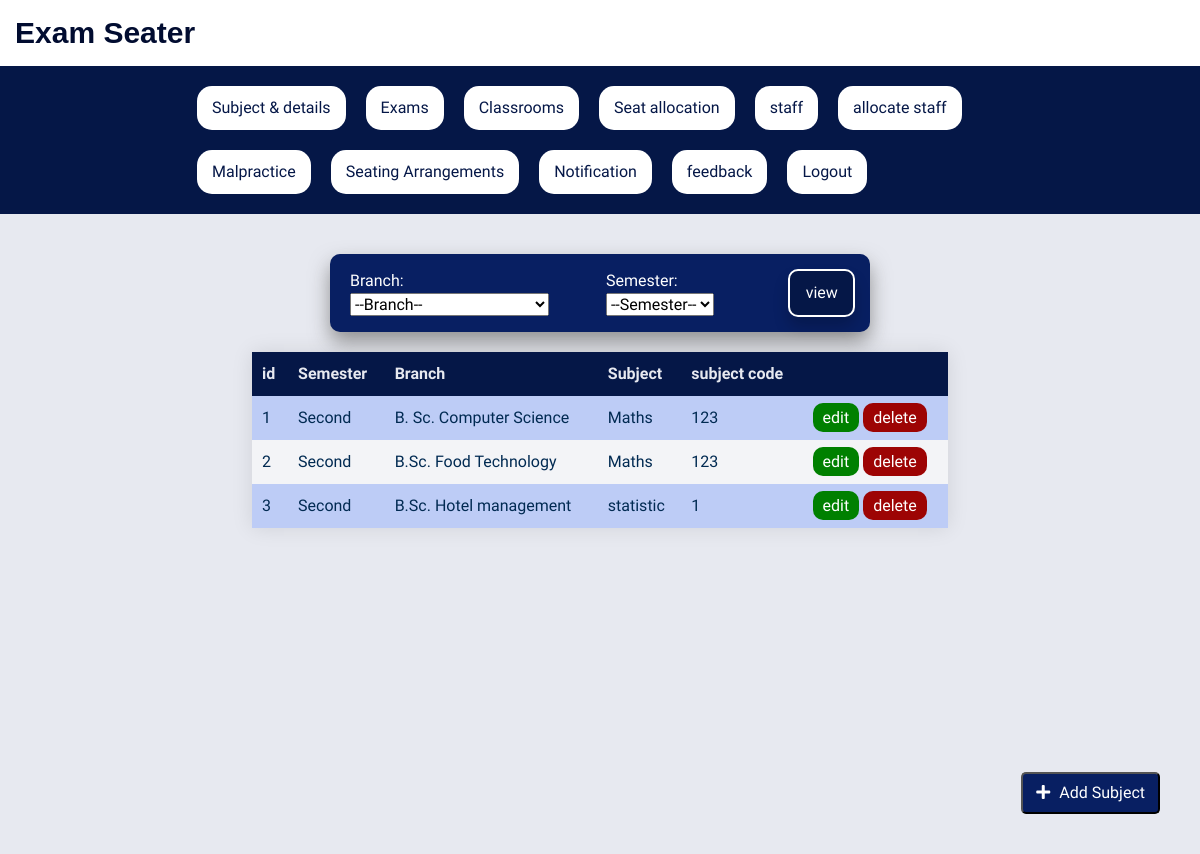
The app's page /viewsub/, older data.
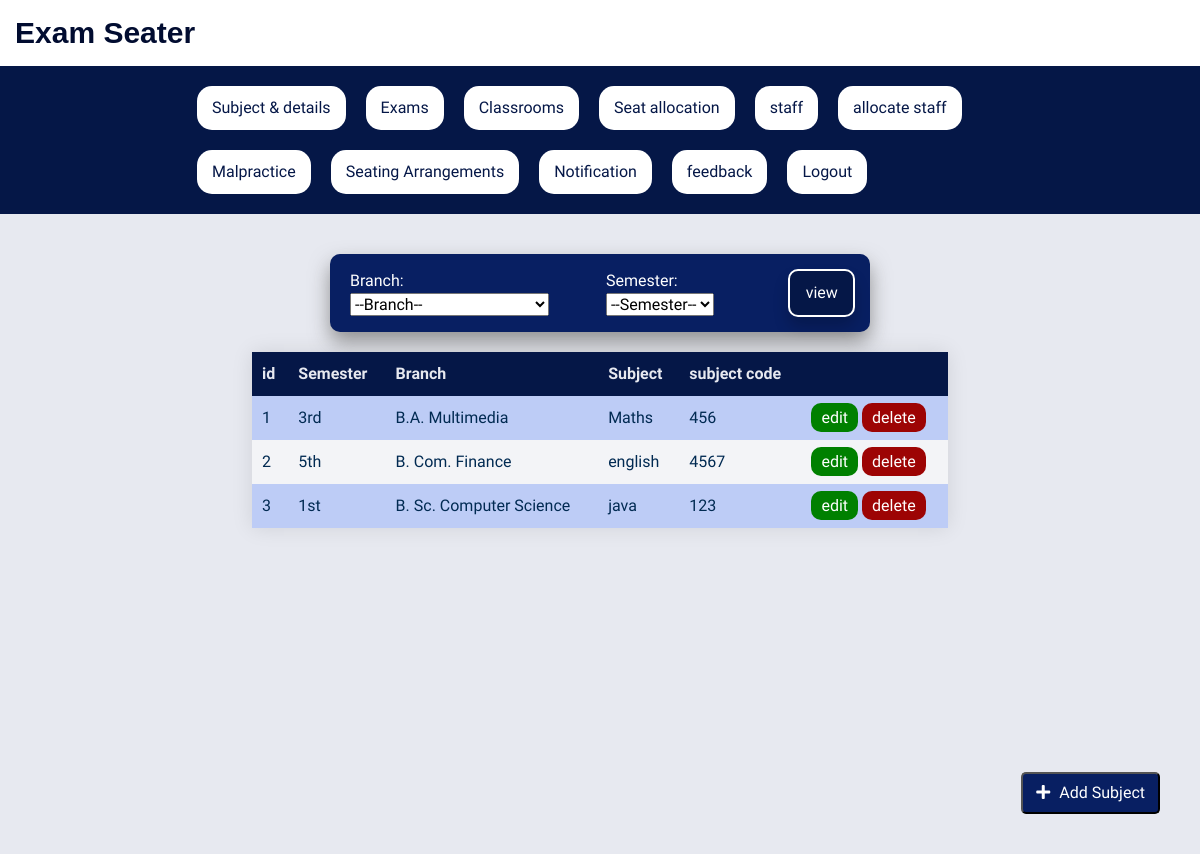
The same page, newer data.
### Arrangementapp/models.py (models this page shows)
class Subject(models.Model):
    branch=models.ForeignKey(Branch,on_delete=models.CASCADE,null=True,blank=True)
    semester=models.ForeignKey(Semester,on_delete=models.CASCADE,null=True,blank=True)
    subjectname=models.CharField(max_length=100,null=True,blank=True)
    subjectcode=models.CharField(max_length=100,null=True,blank=True)

class Semester(models.Model):
    User_id=models.ForeignKey(Login,on_delete=models.CASCADE,null=True,blank=True)
    semestername=models.CharField(max_length=100,null=True,blank=True)

class Branch(models.Model):
    branchname=models.CharField(max_length=100,null=True,blank=True)

### Arrangementapp/views.py (the view, shortened to what this page needs)
# urls.py: path('viewsub/', Viewsub.as_view(),name='viewsub'),
class Viewsub(View):
    def get(self, request):
        semester_instances = Semester.objects.all()
        branch_instances = Branch.objects.all()
        subject_instances =Subject.objects.all()
        return render(request, 'Sem.html', {'branch_instances': branch_instances, 'semester_instances': semester_instances,'subject_instances':subject_instances})

### templates/Sem.html (shortened to what this page needs)
{% extends 'base.html' %}
{% block content %}
<form action="/viewsub/" class="attendance" style="width: 50%; margin: auto;" method="post">
    <button class="add-student-btn"><a href="/addsub/" class="btn"><i class="fas fa-plus"></i> Add Subject</a></button>
  <div class="filter-input sem">
           <label for="branch">Branch:
          <select name="branch" id="branch">
              <option disabled selected>--Branch--</option>
          </select>
      </label>
      <label for="Semester">Semester:
          <select name="semester" id="se">
              <option disabled selected>--Semester--</option>
          </select>
      </label>
      <input type="submit" value="view" class="submit">
  </div>
</form>
  <form action="" class="sub-display" style="width: 60%; margin: auto;">
      <table class="display-tbl">
            <tr>
              <th>id</th>
                <th>Semester</th>
                <th>Branch</th>
              <th>Subject</th>
              <th>subject code</th>
              <th></th>
            </tr>
          {% for subject_instance in subject_instances %}
            <tr>
              <td>{{forloop.counter}}</td>
              <td>{{subject_instance.semester.semestername}}</td>
              <td>{{subject_instance.branch.branchname}}</td>
                <td>{{subject_instance.subjectname}}</td>
                <td>{{subject_instance.subjectcode}}</td>
              <td><a class="edit" href="/editsub/{{subject_instance.id}}">edit</a>
              <a class="delete" href="/deletesub/{{subject_instance.id}}">delete</a></td>
            </tr>
          {% endfor %}
      </table>
  </form>
      </div>
    </div>
{% endblock %}

### templates/base.html (shortened to what this page needs)
{% load static %}
<!DOCTYPE html>
<html lang="en">
<head>
  <link rel="stylesheet" href="https://cdnjs.cloudflare.com/ajax/libs/font-awesome/5.15.3/css/all.min.css">
  <link rel="stylesheet" href="https://maxcdn.bootstrapcdn.com/bootstrap/4.0.0/css/bootstrap.min.css">
 <link rel="stylesheet" href="{% static 'style.css' %}">
 <link rel="stylesheet" href="{% static 'styles.css' %}">
</head>
<body>
      <div class="headbar">
            <h1 style="margin: 10px;">Exam Seater</h1>
      </div>
   <div class="navbar">
        <ul>
            <li><a href="/viewsub/">Subject & details</a></li>
          <li><a href="/viewexam/">Exams</a></li>
          <li><a href="/viewclassroom/">Classrooms</a></li>
          <li><a href="/Allocateseat/">Seat allocation</a></li>
            <li><a href="/viewstaff/">staff</a></li>
            <li><a href="/allocateviewstaff/">allocate staff</a></li>
            <li><a href="/Malpracticeview/">Malpractice</a></li>
            <li><a href="/seating_arrangement_view/">Seating Arrangements</a></li>
            <li><a href="/Viewnotification/">Notification</a></li>
            <li><a href="/ViewFeedback/">feedback</a></li>
            <li><a href="/">Logout</a></li>
          </ul>
   </div>
    <div class="main-body">
      <div class="body">
         {% block content %}
          {% endblock %}
</body>
</html>

### static/style.css (style rules this page uses)
:root { --color1: #051747; --color2: #535f80; --color3: #081f62; --color4: #e7e9f0; }
* { margin: 0; padding: 0; box-sizing: border-box; font-family: 'Cute Font', sans-serif; font-family: 'Exo 2', sans-serif; }
h1 { text-align: left; font-family: sans-serif; font-weight: 700; font-size: 30px; font-style: normal; margin: 0; padding: 5px; margin-left: 10px; color: #010c30; }
.navbar { background-color: var(--color1); padding: 10px; display: flex; flex-wrap: wrap; justify-content: space-between; align-items: center; position:sticky ; top: 0; }
.navbar ul { list-style: none; display: flex; flex-wrap: wrap; margin: 0; padding: 0; width: 70%; margin: auto; }
.navbar li { margin: 10px 10px; }
.navbar li a { display: inline-block; text-decoration: none; color: var(--color1); background-color: #ffffff; padding: 10px 15px; border-radius: 15px; }
.body { background-color:var( --color4) ; min-height: 80vh; height: auto; padding: 20px; }
.add-student-btn { background-color: var(--color3); border-radius: 5px; cursor: pointer; position: fixed; bottom: 40px; right: 40px; }
.add-student-btn .btn { color: #fff; }
.add-student-btn i { margin-right: 5px; }
.sem { display: flex; justify-content: space-evenly; }
table { width: 100%; border-collapse: collapse; box-shadow: 0 0 20px rgba(0, 0, 0, 0.1); background-color: rgba(255,255,255,0.5); color: var(--color4); }
th { color: var(--color4); background-color: var(--color1); }
th, td { padding: 10px; text-align: left; }
td { color: #012a52; }
tbody tr:nth-child(even) { background-color: #bdccf6; color: #012a52; }
.edit { text-decoration: none; background-color: green; color: #fff; border-radius: 10px; padding: 5px 10px; }
.delete { text-decoration: none; background-color: rgb(157, 4, 4); color: #fff; border-radius: 10px; padding: 5px 10px; }
.attendance { width: min-content; }
.filter-input { display: flex; gap: 5px; }
.filter-input label { margin: 0px 5px; }
.submit { padding: 5px 5px; width: 70px; background-color: var(--color1); color: #fff; border: none; border-radius: 10px; border: 2px solid #fff; box-shadow: 0 10px 15px rgba(0, 0, 0, 0.2); }

### static/styles.css (style rules this page uses)
.filter-input { background-color: var(--color3); padding: 15px; color:#fff; border-radius: 10px; box-shadow: 0 10px 20px rgba(123, 122, 122, 0.8); margin: 20px; }

Row changes from the older to the newer data that the page shows:
removed Subject: semester.semestername "Second", branch.branchname "B. Sc. Computer Science", subjectname "Maths", subjectcode "123"
removed Subject: semester.semestername "Second", branch.branchname "B.Sc. Food Technology", subjectname "Maths", subjectcode "123"
removed Subject: semester.semestername "Second", branch.branchname "B.Sc. Hotel management", subjectname "statistic", subjectcode "1"
added Subject: semester.semestername "3rd", branch.branchname "B.A. Multimedia", subjectname "Maths", subjectcode "456"
added Subject: semester.semestername "5th", branch.branchname "B. Com. Finance", subjectname "english", subjectcode "4567"
added Subject: semester.semestername "1st", branch.branchname "B. Sc. Computer Science", subjectname "java", subjectcode "123"
